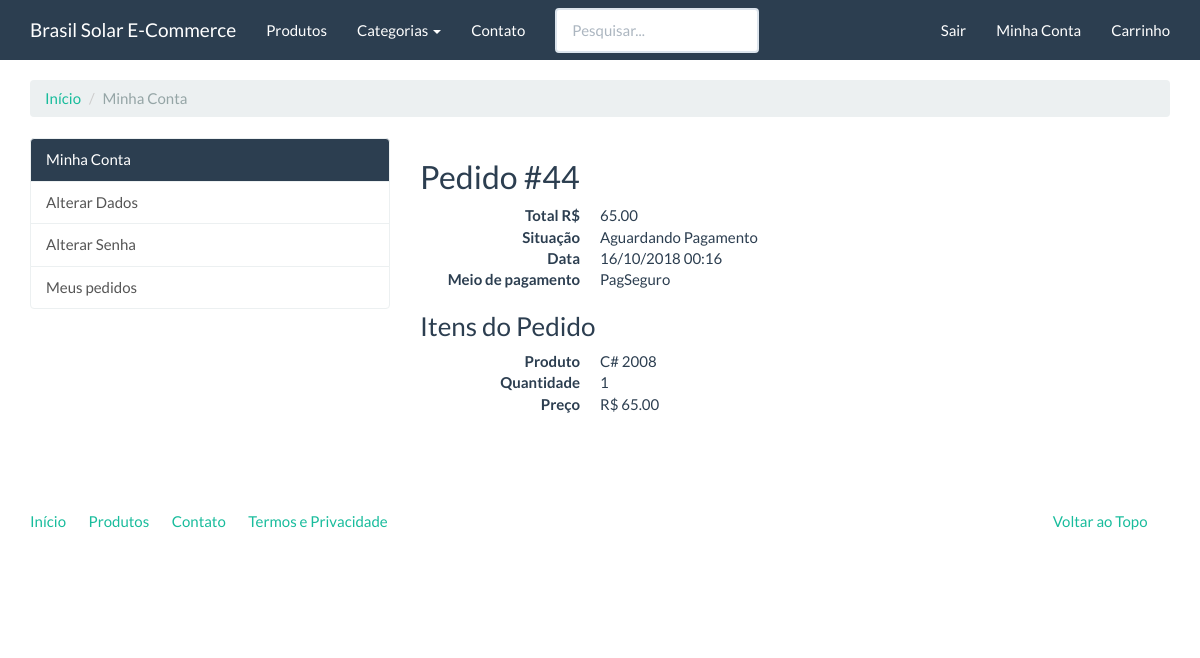
The page /compras/meus-pedidos/44/ (signed in) on the database its author committed.
### checkout/models.py (models this page shows, shortened)
class Order(models.Model):
    user = models.ForeignKey(settings.AUTH_USER_MODEL, verbose_name='Usuário')
    status = models.IntegerField('Situação', choices=STATUS_CHOICES, default=0, blank=True)
    payment_option = models.CharField('Opção de pagamento', choices=PAYMENT_OPTION_CHOICES,
                                      max_length=20, default='deposito')
    created = models.DateTimeField('Criado em', auto_now_add=True)
    modified = models.DateTimeField('Modificado em', auto_now=True)
    objects = OrderManager()
    class Meta:
        verbose_name = 'Pedido'
        verbose_name_plural = 'Pedidos'
    def total(self):
        aggregate_queryset = self.items.aggregate(
            total=models.Sum(
                models.F('price') * models.F('quantity'),
                output_field=models.DecimalField()
            )
        )
        return aggregate_queryset['total']

class OrderItem(models.Model):
    order = models.ForeignKey(Order, verbose_name='Pedido', related_name='items')
    product = models.ForeignKey('catalog.Product', verbose_name='Produto')
    quantity = models.PositiveIntegerField('Quantidade', default=1)
    price = models.DecimalField('Preço', decimal_places=2, max_digits=8)
    class Meta:
        verbose_name = 'Item do pedido'
        verbose_name_plural = 'Itens dos pedidos'

### catalog/models.py (models this page shows, shortened)
class Product(models.Model):
    name = models.CharField('Nome', max_length=100)
    slug = models.SlugField('Identificador', max_length=100)
    category = models.ForeignKey('catalog.Category', verbose_name='Categoria')
    description = models.TextField('Descrição', blank=True)
    price = models.DecimalField('Preço', decimal_places=2, max_digits=8)
    created = models.DateField('Criado em', auto_now_add=True)
    modified = models.DateField('Modificado em', auto_now=True)
    image = models.ImageField('Imagem', upload_to='products', blank=True, null=True)
    def __str__(self):
        return self.name
    class Meta:
        verbose_name = 'Produto'
        verbose_name_plural = 'Produtos'
        ordering = ['name']

### checkout/views.py (the view)
class OrderDetailView(LoginRequiredMixin, DetailView):
    template_name = 'checkout/order_detail.html'
    def get_queryset(self):
        return Order.objects.filter(user=self.request.user)

### catalog/context_processors.py (called while the page is built)
def categories(request):
    return {
        'categories': Category.objects.all()
    }

### catalog/models.py (called while the page is built)
    def get_absolute_url(self):
        return reverse('catalog:category', kwargs={'slug': self.slug})

### checkout/templates/checkout/order_detail.html (shortened to what this page needs)
{% extends "accounts/index.html" %}
{% block accounts_container %}
    <h2>Pedido #{{ order.pk }}</h2>
    <dl class="dl-horizontal">
        <dt>Total R$</dt>
        <dd>{{ object.total|floatformat:"2" }}</dd>
        <dt>Situação</dt>
        <dd>{{ object.get_status_display }}</dd>
        <dt>Data</dt>
        <dd>{{ object.created|date:"d/m/Y H:i" }}</dd>
        <dt>Meio de pagamento</dt>
        <dd>{{ object.get_payment_option_display }}</dd>
    </dl>
    <h3>Itens do Pedido</h3>
    {% for item in object.items.all %}
        <dl class="dl-horizontal">
            <dt>Produto</dt>
            <dd>{{ item.product }}</dd>
            <dt>Quantidade</dt>
            <dd>{{ item.quantity }}</dd>
            <dt>Preço</dt>
            <dd>R$ {{ item.price|floatformat:"2" }}</dd>
        </dl>
    {% endfor %}
{% endblock %}

### rows shown on the page
Order: pk "44", total "65.00", status "Aguardando Pagamento", created "16/10/2018 00:16", payment_option "PagSeguro"
OrderItem: product "C# 2008", quantity "1", price "65.00"
